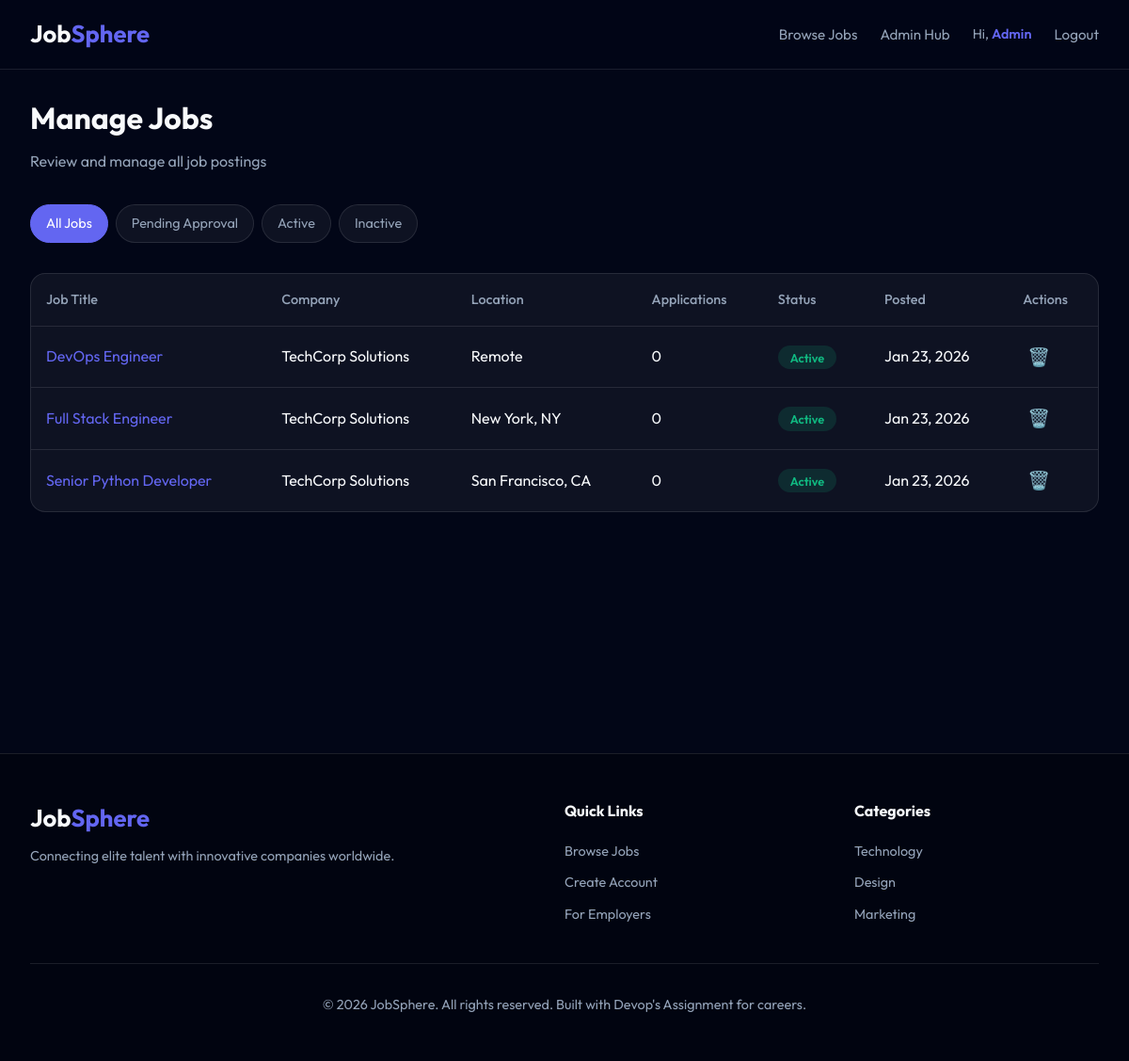
Page /admin/jobs (signed in) on the committed database.
### models.py (models this page shows, shortened)
class User(UserMixin, db.Model):
    __tablename__ = 'users'
    id = db.Column(db.Integer, primary_key=True)
    email = db.Column(db.String(120), unique=True, nullable=False, index=True)
    password_hash = db.Column(db.String(256), nullable=False)
    name = db.Column(db.String(100), nullable=False)
    role = db.Column(db.String(20), nullable=False, default='jobseeker')  # admin, employer, jobseeker
    phone = db.Column(db.String(20))
    bio = db.Column(db.Text)
    resume_path = db.Column(db.String(255))
    skills = db.Column(db.Text)  # Comma-separated skills
    location = db.Column(db.String(100))
    is_active = db.Column(db.Boolean, default=True)
    created_at = db.Column(db.DateTime, default=datetime.utcnow)
    updated_at = db.Column(db.DateTime, default=datetime.utcnow, onupdate=datetime.utcnow)
    company = db.relationship('Company', backref='owner', uselist=False, lazy=True)
    applications = db.relationship('Application', backref='applicant', lazy='dynamic')
    def is_admin(self):
        return self.role == 'admin'
    def is_employer(self):
        return self.role == 'employer'
    def is_jobseeker(self):
        return self.role == 'jobseeker'

class Job(db.Model):
    __tablename__ = 'jobs'
    id = db.Column(db.Integer, primary_key=True)
    company_id = db.Column(db.Integer, db.ForeignKey('companies.id'), nullable=False)
    category_id = db.Column(db.Integer, db.ForeignKey('categories.id'))
    title = db.Column(db.String(200), nullable=False)
    description = db.Column(db.Text, nullable=False)
    requirements = db.Column(db.Text)
    responsibilities = db.Column(db.Text)
    location = db.Column(db.String(100))
    job_type = db.Column(db.String(50), default='Full-time')  # Full-time, Part-time, Contract, Remote, Internship
    experience_level = db.Column(db.String(50))  # Entry, Mid, Senior, Lead
    salary_min = db.Column(db.Integer)
    salary_max = db.Column(db.Integer)
    salary_currency = db.Column(db.String(10), default='USD')
    is_remote = db.Column(db.Boolean, default=False)
    is_active = db.Column(db.Boolean, default=True)
    is_approved = db.Column(db.Boolean, default=True)  # Admin approval
    views = db.Column(db.Integer, default=0)
    posted_date = db.Column(db.DateTime, default=datetime.utcnow)
    expiry_date = db.Column(db.DateTime, default=lambda: datetime.utcnow() + timedelta(days=30))
    applications = db.relationship('Application', backref='job', lazy='dynamic', cascade='all, delete-orphan')
    def is_expired(self):
        return datetime.utcnow() > self.expiry_date if self.expiry_date else False

class Company(db.Model):
    __tablename__ = 'companies'
    id = db.Column(db.Integer, primary_key=True)
    user_id = db.Column(db.Integer, db.ForeignKey('users.id'), nullable=False)
    name = db.Column(db.String(150), nullable=False)
    description = db.Column(db.Text)
    website = db.Column(db.String(255))
    logo_path = db.Column(db.String(255))
    location = db.Column(db.String(100))
    industry = db.Column(db.String(100))
    size = db.Column(db.String(50))  # e.g., "1-10", "11-50", "51-200", etc.
    founded_year = db.Column(db.Integer)
    created_at = db.Column(db.DateTime, default=datetime.utcnow)
    jobs = db.relationship('Job', backref='company', lazy='dynamic')

### app.py (the view)
@app.route('/admin/jobs')
@login_required
@admin_required
def admin_jobs():
    page = request.args.get('page', 1, type=int)
    status_filter = request.args.get('status', '')
    query = Job.query
    if status_filter == 'pending':
        query = query.filter_by(is_approved=False)
    elif status_filter == 'active':
        query = query.filter_by(is_active=True, is_approved=True)
    elif status_filter == 'inactive':
        query = query.filter_by(is_active=False)
    jobs = query.order_by(Job.posted_date.desc()).paginate(
        page=page, per_page=app.config['JOBS_PER_PAGE'], error_out=False
    )
    return render_template('admin/jobs.html', jobs=jobs, status_filter=status_filter)

### app.py (called while the page is built)
@login_manager.user_loader
def load_user(user_id):
    return User.query.get(int(user_id))

def admin_required(f):
    @wraps(f)
    def decorated_function(*args, **kwargs):
        if not current_user.is_authenticated or not current_user.is_admin():
            flash('Admin access required.', 'error')
            return redirect(url_for('index'))
        return f(*args, **kwargs)
    return decorated_function

### templates/admin/jobs.html (shortened to what this page needs)
{% extends 'base.html' %}
{% block content %}
<div class="page-content">
    <div class="container">
        <div class="page-header">
            <h1>Manage Jobs</h1>
            <p>Review and manage all job postings</p>
        </div>
        <div class="filter-bar">
            <div class="status-filters">
                <a href="{{ url_for('admin_jobs') }}"
                    class="status-filter {% if not status_filter %}active{% endif %}">All Jobs</a>
                <a href="{{ url_for('admin_jobs', status='pending') }}"
                    class="status-filter {% if status_filter == 'pending' %}active{% endif %}">Pending Approval</a>
                <a href="{{ url_for('admin_jobs', status='active') }}"
                    class="status-filter {% if status_filter == 'active' %}active{% endif %}">Active</a>
                <a href="{{ url_for('admin_jobs', status='inactive') }}"
                    class="status-filter {% if status_filter == 'inactive' %}active{% endif %}">Inactive</a>
            </div>
        </div>
        {% if jobs.items %}
        <div class="admin-table-container">
            <table class="admin-table">
                <thead>
                    <tr>
                        <th>Job Title</th>
                        <th>Company</th>
                        <th>Location</th>
                        <th>Applications</th>
                        <th>Status</th>
                        <th>Posted</th>
                        <th>Actions</th>
                    </tr>
                </thead>
                <tbody>
                    {% for job in jobs.items %}
                    <tr>
                        <td>
                            <a href="{{ url_for('job_detail', job_id=job.id) }}" class="job-title-link">
                                {{ job.title }}
                            </a>
                        </td>
                        <td>{{ job.company.name }}</td>
                        <td>{{ job.location }}</td>
                        <td>{{ job.applications.count() }}</td>
                        <td>
                            {% if not job.is_approved %}
                            <span class="status-badge status-pending">Pending</span>
                            {% elif job.is_expired() %}
                            <span class="status-badge status-rejected">Expired</span>
                            {% elif job.is_active %}
                            <span class="status-badge status-shortlisted">Active</span>
                            {% else %}
                            <span class="status-badge status-reviewed">Inactive</span>
                            {% endif %}
                        </td>
                        <td>{{ job.posted_date.strftime('%b %d, %Y') }}</td>
                        <td>
                            <div class="action-buttons">
                                <form action="{{ url_for('admin_delete_job', job_id=job.id) }}" method="POST"
                                    style="display:inline;"
                                    onsubmit="return confirm('Are you sure you want to delete this job?');">
                                    <button type="submit" class="btn-icon danger" title="Delete">🗑️</button>
                                </form>
                            </div>
                        </td>
                    </tr>
                    {% endfor %}
                </tbody>
            </table>
        </div>
        {% else %}
        <div class="empty-state">
            <div class="empty-icon">💼</div>
            <h3>No jobs found</h3>
            <p>No job postings match your filter criteria.</p>
        </div>
        {% endif %}
    </div>
</div>
{% endblock %}

### templates/base.html (shortened to what this page needs)
<!DOCTYPE html>
<html lang="en">
<head>
    <link rel="stylesheet" href="{{ url_for('static', filename='css/styles.css') }}">
</head>
<body>
    <header class="navbar">
        <div class="container">
            <a href="{{ url_for('index') }}" class="logo">Job<span>Sphere</span></a>
            <nav>
                <ul>
                    <li><a href="{{ url_for('index') }}#jobs">Browse Jobs</a></li>
                    {% if current_user.is_authenticated %}
                    {% if current_user.is_jobseeker() %}
                    <li><a href="{{ url_for('ats') }}">ATS Checker</a></li>
                    <li><a href="{{ url_for('my_applications') }}">My Applications</a></li>
                    <li><a href="{{ url_for('profile') }}">Profile</a></li>
                    {% elif current_user.is_employer() %}
                    <li><a href="{{ url_for('employer_dashboard') }}">Dashboard</a></li>
                    <li><a href="{{ url_for('employer_jobs') }}">My Jobs</a></li>
                    {% elif current_user.is_admin() %}
                    <li><a href="{{ url_for('admin_dashboard') }}">Admin Hub</a></li>
                    {% endif %}
                    <li class="user-greeting">Hi, <span>{{ current_user.name.split(' ')[0] }}</span></li>
                    <li><a href="{{ url_for('logout') }}">Logout</a></li>
                    {% else %}
                    <li><a href="{{ url_for('login') }}">Login</a></li>
                    <li><a href="{{ url_for('register') }}" class="btn-primary">Get Started</a></li>
                    {% endif %}
                </ul>
            </nav>
        </div>
    </header>
    <main>
        {% block content %}{% endblock %}
    </main>
    <footer>
        <div class="container">
            <div class="footer-content">
                <div class="footer-brand">
                    <a href="/" class="logo">Job<span>Sphere</span></a>
                    <p>Connecting elite talent with innovative companies worldwide.</p>
                </div>
                <div class="footer-links">
                    <h4>Quick Links</h4>
                    <ul>
                        <li><a href="{{ url_for('index') }}">Browse Jobs</a></li>
                        <li><a href="{{ url_for('register') }}">Create Account</a></li>
                        <li><a href="#">For Employers</a></li>
                    </ul>
                </div>
                <div class="footer-links">
                    <h4>Categories</h4>
                    <ul>
                        <li><a href="#">Technology</a></li>
                        <li><a href="#">Design</a></li>
                        <li><a href="#">Marketing</a></li>
                    </ul>
                </div>
            </div>
            <div class="footer-bottom">
                <p>&copy; 2026 JobSphere. All rights reserved. Built with Devop's Assignment for careers.</p>
            </div>
        </div>
    </footer>
</body>
</html>

### static/css/styles.css (style rules this page uses)
:root { --primary: #6366f1; --primary-hover: #4f46e5; --secondary: #0f172a; --accent: #f43f5e; --success: #10b981; --warning: #f59e0b; --bg-dark: #020617; --glass-bg: rgba(255, 255, 255, 0.05); --glass-border: rgba(255, 255, 255, 0.1); --text-main: #f8fafc; --text-muted: #94a3b8; --transition: all 0.3s cubic-bezier(0.4, 0, 0.2, 1); }
* { margin: 0; padding: 0; box-sizing: border-box; }
body { font-family: 'Outfit', sans-serif; background-color: var(--bg-dark); color: var(--text-main); line-height: 1.6; overflow-x: hidden; }
.container { max-width: 1200px; margin: 0 auto; padding: 0 2rem; }
.navbar { padding: 1rem 0; position: fixed; width: 100%; top: 0; z-index: 1000; backdrop-filter: blur(10px); background: rgba(2, 6, 23, 0.9); border-bottom: 1px solid var(--glass-border); }
.navbar .container { display: flex; justify-content: space-between; align-items: center; }
.logo { font-size: 1.6rem; font-weight: 700; text-decoration: none; color: var(--text-main); }
.logo span { color: var(--primary); }
nav ul { display: flex; list-style: none; gap: 1.5rem; align-items: center; }
nav a { text-decoration: none; color: var(--text-muted); font-weight: 400; transition: var(--transition); font-size: 0.95rem; }
.user-greeting { color: var(--text-muted); font-size: 0.9rem; }
.user-greeting span { color: var(--primary); font-weight: 600; }
.btn-icon { background: none; border: none; cursor: pointer; font-size: 1.2rem; padding: 0.3rem; transition: var(--transition); }
.page-content { padding-top: 100px; min-height: 100vh; padding-bottom: 4rem; }
.page-header { margin-bottom: 2rem; }
.page-header h1 { font-size: 2rem; margin-bottom: 0.5rem; }
.page-header p { color: var(--text-muted); }
.filter-bar { margin-bottom: 2rem; display: flex; gap: 1rem; flex-wrap: wrap; align-items: center; }
.status-filters { display: flex; gap: 0.5rem; flex-wrap: wrap; }
.status-filter { padding: 0.5rem 1rem; background: var(--glass-bg); border: 1px solid var(--glass-border); border-radius: 50px; color: var(--text-muted); text-decoration: none; transition: var(--transition); font-size: 0.9rem; }
.status-filter:hover, .status-filter.active { background: var(--primary); color: white; border-color: var(--primary); }
.status-badge { padding: 0.3rem 0.8rem; border-radius: 50px; font-size: 0.8rem; font-weight: 600; text-transform: capitalize; }
.status-shortlisted { background: rgba(16, 185, 129, 0.15); color: var(--success); }
.admin-table-container { background: var(--glass-bg); border: 1px solid var(--glass-border); border-radius: 16px; overflow: hidden; overflow-x: auto; }
.admin-table { width: 100%; border-collapse: collapse; min-width: 600px; }
.admin-table th { text-align: left; padding: 1rem; color: var(--text-muted); font-weight: 500; border-bottom: 1px solid var(--glass-border); font-size: 0.9rem; }
.admin-table td { padding: 1rem; border-bottom: 1px solid var(--glass-border); }
.admin-table tr:last-child td { border-bottom: none; }
.action-buttons { display: flex; gap: 0.5rem; align-items: center; }
.job-title-link { color: var(--primary); text-decoration: none; }
footer { padding: 3rem 0; border-top: 1px solid var(--glass-border); background: rgba(0, 0, 0, 0.3); }
.footer-content { display: grid; grid-template-columns: 2fr 1fr 1fr; gap: 3rem; margin-bottom: 2rem; }
.footer-brand .logo { margin-bottom: 0.5rem; display: inline-block; }
.footer-brand p { color: var(--text-muted); font-size: 0.9rem; }
.footer-links h4 { margin-bottom: 1rem; font-size: 1rem; }
.footer-links ul { list-style: none; }
.footer-links li { margin-bottom: 0.5rem; }
.footer-links a { color: var(--text-muted); text-decoration: none; font-size: 0.9rem; }
.footer-bottom { text-align: center; padding-top: 2rem; border-top: 1px solid var(--glass-border); color: var(--text-muted); font-size: 0.9rem; }

### rows in the picture
User: name "Admin"
Job: title "DevOps Engineer", company.name "TechCorp Solutions", location "Remote", applications.count "0", is_approved "Active", posted_date "Jan 23, 2026"
Job: title "Full Stack Engineer", company.name "TechCorp Solutions", location "New York, NY", applications.count "0", is_approved "Active", posted_date "Jan 23, 2026"
Job: title "Senior Python Developer", company.name "TechCorp Solutions", location "San Francisco, CA", applications.count "0", is_approved "Active", posted_date "Jan 23, 2026"
